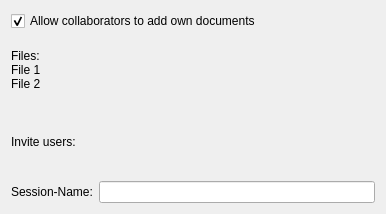
<ui version="4.0" >
 <class>NewFileCollaborationSession</class>
 <widget class="QWidget" name="NewFileCollaborationSession" >
  <property name="geometry" >
   <rect>
    <x>0</x>
    <y>0</y>
    <width>386</width>
    <height>214</height>
   </rect>
  </property>
  <property name="windowTitle" >
   <string>Dialog</string>
  </property>
  <layout class="QGridLayout" >
   <item row="0" column="0" colspan="2" >
    <widget class="QCheckBox" name="allowSentDocuments" >
     <property name="text" >
      <string>Allow collaborators to add own documents</string>
     </property>
     <property name="checked" >
      <bool>true</bool>
     </property>
    </widget>
   </item>
   <item row="1" column="0" colspan="2" >
    <widget class="QLabel" name="files" >
     <property name="text" >
      <string>Files:
File 1
File 2</string>
     </property>
    </widget>
   </item>
   <item row="2" column="0" >
    <widget class="QLabel" name="users" >
     <property name="text" >
      <string>Invite users:</string>
     </property>
    </widget>
   </item>
   <item row="3" column="0" >
    <widget class="QLabel" name="label" >
     <property name="text" >
      <string>Session-Name:</string>
     </property>
    </widget>
   </item>
   <item row="3" column="1" >
    <widget class="KLineEdit" name="sessionName" />
   </item>
  </layout>
 </widget>
 <customwidgets>
  <customwidget>
   <class>KLineEdit</class>
   <extends>QLineEdit</extends>
   <header>klineedit.h</header>
  </customwidget>
 </customwidgets>
 <resources/>
 <connections>
 </connections>
</ui>
